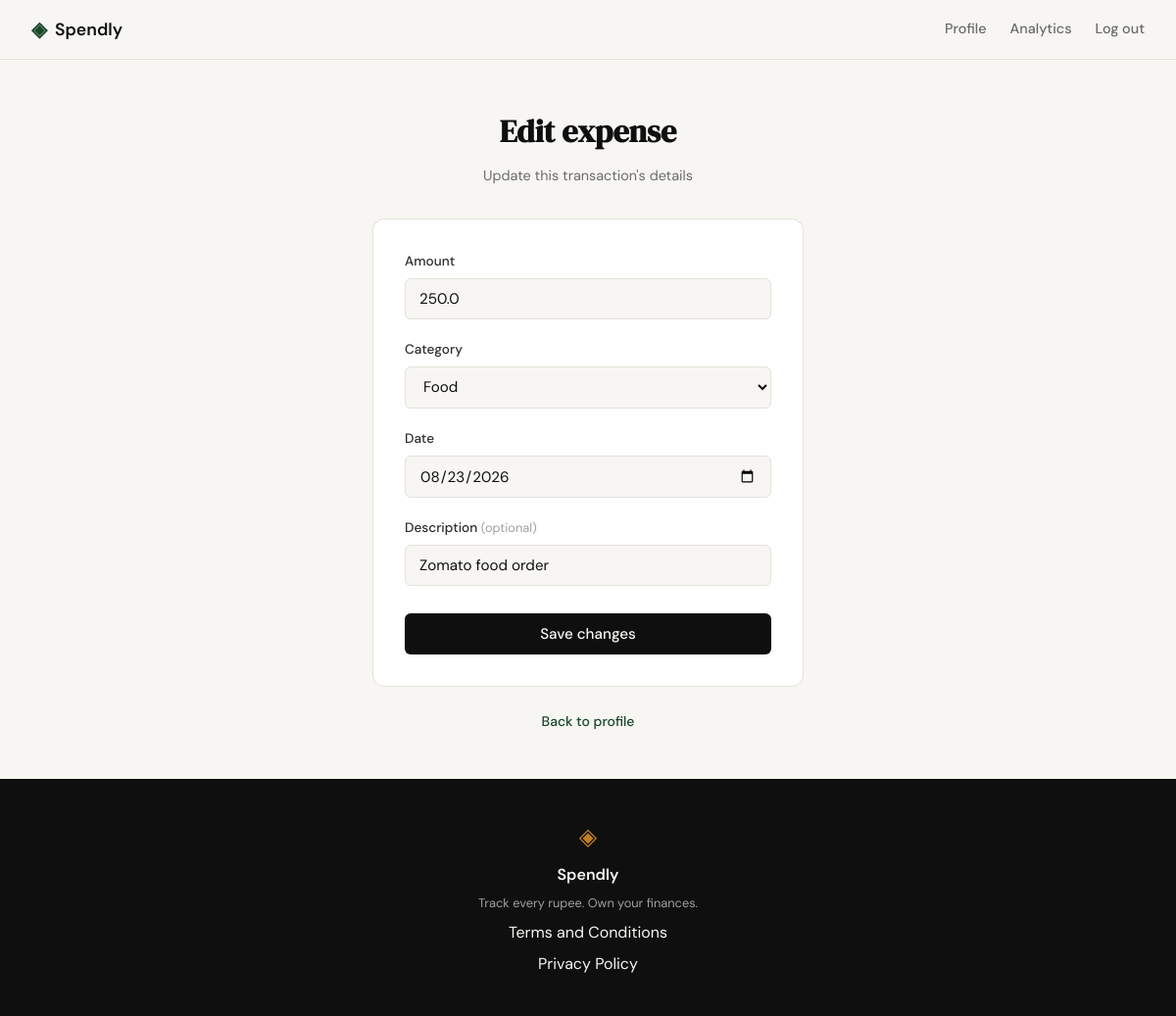
/expenses/30/edit (signed in), run on the app's committed database.
### tables this page shows
CREATE TABLE expenses (
            id          INTEGER PRIMARY KEY AUTOINCREMENT,
            user_id     INTEGER NOT NULL REFERENCES users(id),
            amount      REAL    NOT NULL,
            category    TEXT    NOT NULL,
            date        TEXT    NOT NULL,
            description TEXT,
            created_at  TEXT    DEFAULT (datetime('now'))
        );

### app.py (the view, shortened to what this page needs)
@app.route("/expenses/<int:id>/edit", methods=["GET", "POST"])
def edit_expense(id):
    if not session.get("user_id"):
        return redirect(url_for("login"))
    user_id = session["user_id"]
    expense = queries.get_expense_by_id(id, user_id)
    if expense is None:
        abort(404)
    return render_template(
        "edit_expense.html",
        expense=expense,
        category_options=CATEGORIES,
        amount=expense["amount"],
        category=expense["category"],
        date=expense["date"],
        description=expense["description"] or "",
    )

### database/db.py (called while the page is built)
def get_db():
    conn = sqlite3.connect(
        DB_PATH,
        timeout=10,
    )
    conn.row_factory = sqlite3.Row
    conn.execute("PRAGMA foreign_keys = ON")
    conn.execute("PRAGMA busy_timeout = 10000")
    return conn

### database/queries.py (called while the page is built)
def get_expense_by_id(expense_id, user_id):
    with get_db() as conn:
        row = conn.execute(
            """
            SELECT id, amount, category, date, description
            FROM expenses
            WHERE id = ? AND user_id = ?
            """,
            (expense_id, user_id),
        ).fetchone()
    if row is None:
        return None
    return {
        "id": row["id"],
        "amount": row["amount"],
        "category": row["category"],
        "date": row["date"],
        "description": row["description"],
    }

### templates/edit_expense.html (shortened to what this page needs)
{% extends "base.html" %}
{% block head %}
<link rel="stylesheet" href="{{ url_for('static', filename='css/add_expense.css') }}">
{% endblock %}
{% block content %}
<section class="auth-section">
    <div class="auth-container">
        <div class="auth-header">
            <h1 class="auth-title">Edit expense</h1>
            <p class="auth-subtitle">Update this transaction's details</p>
        </div>
        <div class="auth-card">
            <form method="POST" action="{{ url_for('edit_expense', id=expense.id) }}">
                <div class="form-group">
                    <label for="amount">Amount</label>
                    <input type="number" id="amount" name="amount"
                           class="form-input" placeholder="0.00" step="0.01" min="0.01"
                           value="{{ amount }}" required autofocus>
                </div>
                <div class="form-group">
                    <label for="category">Category</label>
                    <select id="category" name="category" class="form-input" required>
                        {% for cat in category_options %}
                        <option value="{{ cat }}" {% if cat == category %}selected{% endif %}>{{ cat }}</option>
                        {% endfor %}
                    </select>
                </div>
                <div class="form-group">
                    <label for="date">Date</label>
                    <input type="date" id="date" name="date"
                           class="form-input" value="{{ date }}" required>
                </div>
                <div class="form-group">
                    <label for="description">Description <span class="form-optional">(optional)</span></label>
                    <input type="text" id="description" name="description"
                           class="form-input" placeholder="e.g. Groceries" value="{{ description }}">
                </div>
                <button type="submit" class="btn-submit">Save changes</button>
            </form>
        </div>
        <p class="auth-switch">
            <a href="{{ url_for('profile') }}">Back to profile</a>
        </p>
    </div>
</section>
{% endblock %}

### static/css/style.css (style rules this page uses)
:root { --ink: #0f0f0f; --ink-soft: #2d2d2d; --ink-muted: #6b6b6b; --ink-faint: #a0a0a0; --paper: #f7f6f3; --paper-warm: #f0ede6; --paper-card: #ffffff; --accent: #1a472a; --accent-light: #e8f0eb; --accent-2: #c17f24; --accent-2-light: #fdf3e3; --danger: #c0392b; --danger-light: #fdecea; --border: #e4e1da; --border-soft: #eeebe4; --font-display: 'DM Serif Display', Georgia, serif; --font-body: 'DM Sans', system-ui, sans-serif; --max-width: 1200px; --auth-width: 440px; --radius-sm: 6px; --radius-md: 12px; --radius-lg: 20px; }
*, *::before, *::after { box-sizing: border-box; margin: 0; padding: 0; }
html { font-size: 16px; scroll-behavior: smooth; }
body { background: var(--paper); color: var(--ink); font-family: var(--font-body); font-size: 1rem; line-height: 1.6; -webkit-font-smoothing: antialiased; }
a { color: inherit; text-decoration: none; }
.auth-section { min-height: calc(100vh - 60px - 100px); display: flex; align-items: center; justify-content: center; padding: 3rem 2rem; }
.auth-container { width: 100%; max-width: var(--auth-width); }
.auth-header { text-align: center; margin-bottom: 2rem; }
.auth-title { font-family: var(--font-display); font-size: 2rem; color: var(--ink); margin-bottom: 0.5rem; }
.auth-subtitle { font-size: 0.9rem; color: var(--ink-muted); }
.auth-card { background: var(--paper-card); border: 1px solid var(--border); border-radius: var(--radius-md); padding: 2rem; margin-bottom: 1.5rem; }
.form-group { margin-bottom: 1.25rem; }
.form-group label { display: block; font-size: 0.85rem; font-weight: 500; color: var(--ink-soft); margin-bottom: 0.4rem; }
.form-input { width: 100%; padding: 0.6rem 0.875rem; border: 1px solid var(--border); border-radius: var(--radius-sm); font-family: var(--font-body); font-size: 0.95rem; color: var(--ink); background: var(--paper); outline: none; transition: border-color 0.2s; }
.form-input::placeholder { color: var(--ink-faint); }
.btn-submit { width: 100%; padding: 0.7rem; background: var(--ink); color: var(--paper); border: none; border-radius: var(--radius-sm); font-family: var(--font-body); font-size: 0.95rem; font-weight: 500; cursor: pointer; transition: background 0.2s; margin-top: 0.5rem; }
.auth-switch { text-align: center; font-size: 0.875rem; color: var(--ink-muted); }
.auth-switch a { color: var(--accent); font-weight: 500; }

### static/css/add_expense.css (style rules this page uses)
.form-optional { color: var(--ink-faint); font-weight: 400; font-size: 0.8rem; }

### data on the page
expenses: amount "250.0", category "Food", date "08/23/2026", description "Zomato food order"
